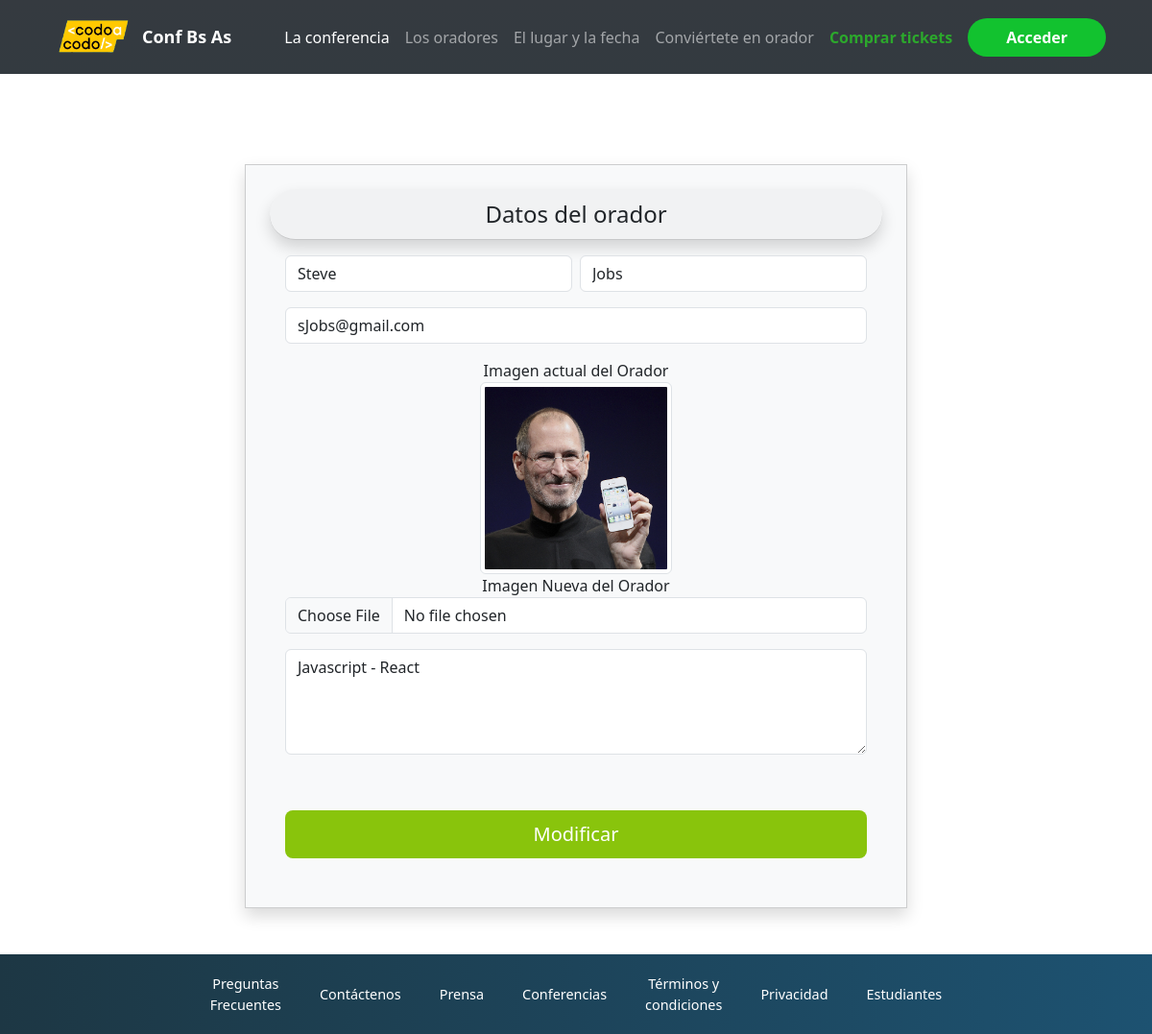
The app's page /pages/modificar_orador.php?modificar=1 with its own data.
### tables this page shows
CREATE TABLE `oradores` (
  `id_orador` int(11) NOT NULL,
  `nombre` varchar(50) NOT NULL,
  `apellido` varchar(50) NOT NULL,
  `mail` varchar(100) NOT NULL,
  `tema` varchar(255) NOT NULL,
  `imagen` varchar(255) NOT NULL,
  `aprobado` tinyint(1) DEFAULT 0,
  `fecha_alta` datetime NOT NULL DEFAULT current_timestamp()
);

### pages/modificar_orador.php (called while the page is built, shortened)
<?php ob_start();
include_once '../includes/conexion.php';
if ($_GET) {
    if (!empty($_GET['modificar'])) {
        $id_orador = $_GET['modificar'];
        $conexion = new conexion();
        $oradores = $conexion->consultar("SELECT * FROM `oradores` where `oradores`.`id_orador`=" . $id_orador);
    }
}
include_once '../includes/header.php';
include_once '../includes/main_modificar_orador.php';
include_once '../includes/footer.php'; ?>

### includes/conexion.php (called while the page is built, shortened)
<?php
class Conexion {
    private $servidor = "localhost";
    private $usuario = "root";
    private $pass = "";
    private $conexionPdo;
    private $base = "integrador_cac";
    private function conectar() {
        try {
            $this->conexionPdo = new PDO("mysql:host=$this->servidor;dbname=$this->base", $this->usuario, $this->pass);
            $this->conexionPdo->setAttribute(PDO::ATTR_ERRMODE, PDO::ERRMODE_EXCEPTION);
        } catch (PDOException $e) {
            throw new Exception("Falla de Conexión: " . $e->getMessage());
        }
    }
    public function consultar($sql) {
        $sentencia = $this->conexionPdo->prepare($sql);
        $sentencia->execute();
        return $sentencia->fetchAll();
    }
}
?>

### includes/main_modificar_orador.php (the view)
<main class="overflow-hidden">
    <?php
    foreach ($oradores as $orador) { ?>
        <div class="row d-flex justify-content-center mt-5 mb-5">
            <div class="mt-5 col-sm-12 col-md-7">
                <div class="card bg-light shadow">
                    <div class="card-header text-center shadow fs-4 rounded-pill">
                        Datos del orador
                    </div>
                    <div class="card-body">
                        <form action="#" method="post" enctype="multipart/form-data">
                            <div class="row gx-2">
                                <div class="col-md mb-3">
                                    <input type="text" name="nombre" id="nombre" class="form-control" placeholder="Nombre"
                                        aria-label="Nombre" required value="<?php echo $orador['nombre']; ?>">
                                </div>
                                <div class="col-md mb-3">
                                    <input type="text" name="apellido" id="apellido" class="form-control"
                                        placeholder="Apellido" aria-label="Apellido" required
                                        value="<?php echo $orador['apellido']; ?>">
                                </div>
                            </div>
                            <div class="row">
                                <div class="col mb-3">
                                    <input type="email" name="email" id="email" class="form-control" placeholder="Email"
                                        aria-label="Email" required value="<?php echo $orador['mail']; ?>">
                                </div>
                            </div>
                            <div>
                                <label for="archivo">Imagen actual del Orador</label>
                            </div>
                            <div class="d-flex justify-content-center align-item-center">
                                <img class="img-fluid img-thumbnail" width="200"
                                    src="../assets/upload/<?php echo $orador['imagen']; ?>">
                            </div>
                            <div class="mb-3 justify-content-left">
                                <label for="archivo">Imagen Nueva del Orador</label>
                                <input class="form-control" type="file" name="archivo" id="archivo">
                            </div>
                            <div class="row">
                                <div class="col">
                                    <textarea class="form-control" name="tema" id="tema" rows="4"
                                        placeholder="Sobre qué quieres hablar?"
                                        required><?php echo $orador['tema']; ?></textarea>
                                    <div class="d-grid mt-5 fs-5">
                                        <input value="Modificar" type="submit" class="btnVerde link-animado">
                                    </div>
                                </div>
                            </div>
                        </form>
                    </div>
                </div>
            </div>
        </div>
    <?php } ?>
</main>

### css/style.css (style rules this page uses)
* { margin: 0; padding: 0; box-sizing: border-box; }
main { position: relative; margin-top: 75px; min-height: calc(100vh - 75px); }
.btnVerde { background-color: #89c40c; border: none; border-radius: 0.5rem; padding: 10px; color: white; width: 100%; margin: 10px 0; }
body { height: 100vh; }
.card { padding: 25px; text-align: center; border-radius: 0; }
.link-animado { transition: transform 0.1s ease-in-out; }

### records on screen
oradores: nombre "Steve", apellido "Jobs", email "sJobs@gmail.com", imagen (picture), tema "Javascript - React"
